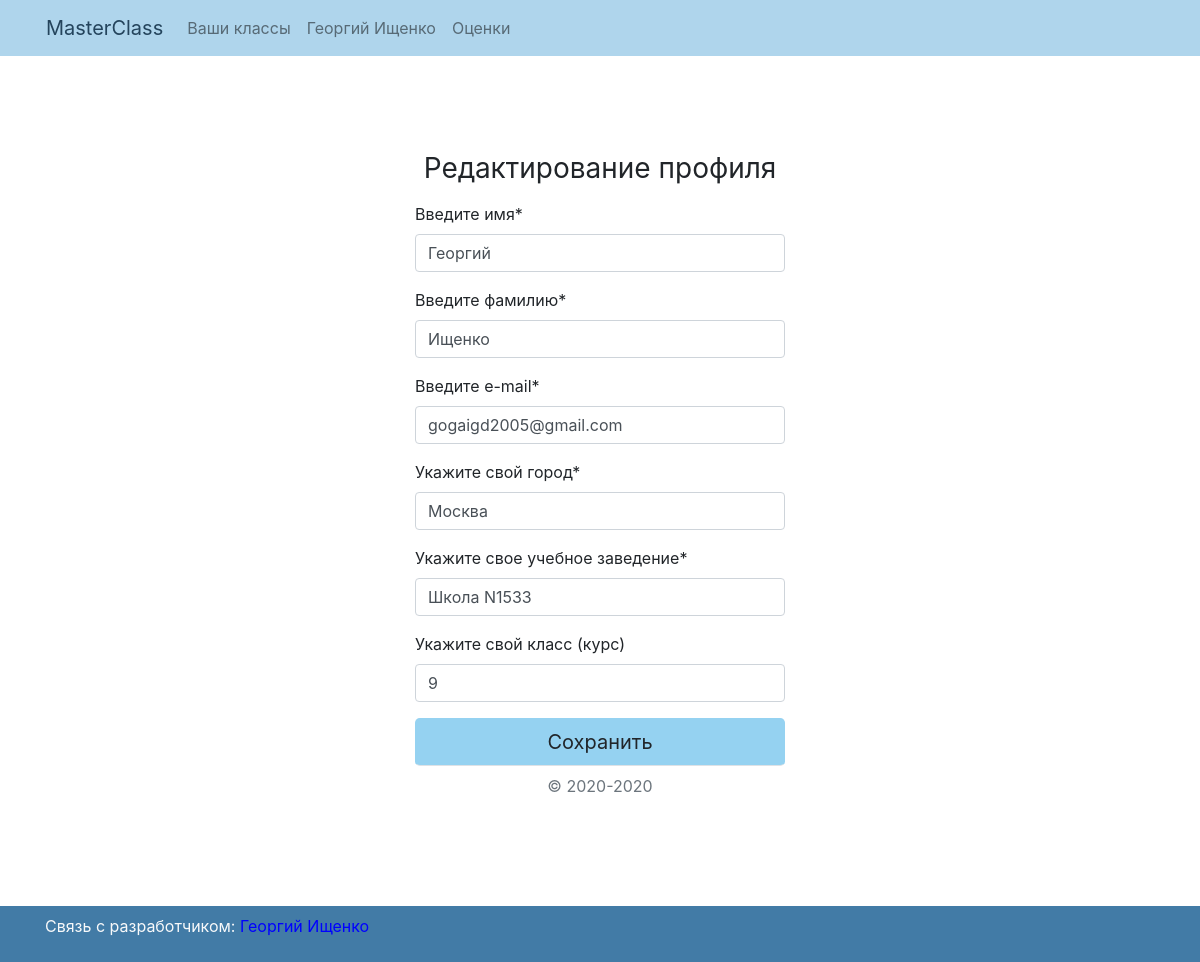
/edit/ (signed in), run on the app's committed database.
### my_class/models.py (models this page shows, shortened)
class Profile(models.Model):
    user = models.OneToOneField(User, primary_key=True, on_delete=models.CASCADE)
    city = models.CharField(max_length=16)
    institution = models.CharField(max_length=64, blank=True)
    grade = models.CharField(max_length=2, blank=True, null=True, default=None)
    classes = models.ManyToManyField(Class, verbose_name='Классы', through='ProfileClass')
    news = models.ManyToManyField(News, verbose_name='Новости')
    last_visit = models.DateTimeField(auto_now_add=True)
    class Meta:
        verbose_name = "Профили"
        verbose_name_plural = "Профили"

### my_class/views.py (the view)
# urls.py: path('edit/', edit_profile),
@login_required
def edit_profile(request):
    if request.method == 'POST':
        user_form = UserForm(request.POST, instance=request.user)
        profile_form = ProfileForm(request.POST, instance=request.user.profile)
        if user_form.is_valid() and profile_form.is_valid():
            user_form.save()
            profile_form.save()
            return redirect('/im')
    else:
        user_form = UserForm(instance=request.user)
        profile_form = ProfileForm(instance=request.user.profile)
    return render(request, 'profile_edit.html', {
        'user_form': user_form,
        'profile_form': profile_form
    })

### my_class/forms.py
class UserForm(forms.ModelForm):
	first_name = forms.CharField(label='Введите имя', widget=forms.TextInput(attrs={'placeholder': 'Имя'}))
	last_name = forms.CharField(label='Введите фамилию', widget=forms.TextInput(attrs={'placeholder': 'Фамилия'}))
	email = forms.CharField(label='Введите e-mail', widget=forms.TextInput(attrs={'placeholder': 'E-mail'}))
	class Meta:
		model = User
		fields = ('first_name','last_name','email',)

class ProfileForm(forms.ModelForm):
	institution = forms.CharField(
		label='Укажите свое учебное заведение',
		widget=forms.TextInput(attrs={'placeholder': 'Учебное заведение'}))
	grade = forms.CharField(
		label='Укажите свой класс (курс)',
		widget=forms.TextInput(attrs={'placeholder': 'Класс (курс)'},),
		required=False)
	city = forms.CharField(
		label='Укажите свой город',
		widget=forms.TextInput(attrs={'placeholder': 'Город'}))
	class Meta:
		model = Profile
		fields = ('city','institution','grade',)

### my_class/templates/profile_edit.html (shortened to what this page needs)
{% extends "base.html" %}
  {% block content%}
  <body>
    {% load crispy_forms_tags %}
    	<div class="container mt-5 py-5" style="width: 25rem;">
        {% load crispy_forms_tags %}
        <form class="" method="POST" action="">
          <h1 class="h3 mb-3 font-weight-normal text-center">Редактирование профиля</h1>
          {{ user_form|crispy }}
          {{ profile_form|crispy }}
          <button class="btn btn-lg btn-block border-bottom" type="submit"
          style="background-color: #95D2F1;">Сохранить</button>
          <p class="mt-2 text-muted text-center">© 2020-2020</p>
        </form>
      </div>
  </body>
  {% endblock %}

### my_class/templates/base.html (shortened to what this page needs)
{% load static %}
<!doctype html>
<html>
  <head>
  	<link href="{% static 'vendor/bootstrap/css/bootstrap.min.css' %}" rel="stylesheet">
  </head>
  <header>
    <div style="background-color: #AFD5EC;">
      <nav class="container navbar navbar-expand-lg navbar-light">
        <a class="navbar-brand" href="/homepage" style="color: #24445c;">MasterClass</a>
        <div class="collapse navbar-collapse" id="navbarNavAltMarkup">
          <div class="navbar-nav">
            <a class="nav-link" href="/classes">Ваши классы</a>
            <a class="nav-link" href="/im">{{request.user.first_name}} {{request.user.last_name}}</a>
            <a class="nav-link" href="/im/marks">Оценки</a>
          </div>
        </div>
      </nav>
    </div>
  </header>
  <body style="padding-bottom: 100px;">
    {% block content %}
    {% endblock %}
  </body>
  <footer class="footer py-2 mt-auto navbar fixed-bottom" style="background-color: #427BA6;">
      <div class="container">
        <p class="text-light">Связь с разработчиком: <a href="mailto:ishchenko.georgii@lit1533.ru" style="color: blue;">Георгий Ищенко</a></p>
      </div>
  </footer>
</html>

### data on the page
Profile: city "Москва", institution "Школа N1533", grade "9"

### other printed values
{{ request.user.first_name }} "Георгий"
{{ request.user.last_name }} "Ищенко"
